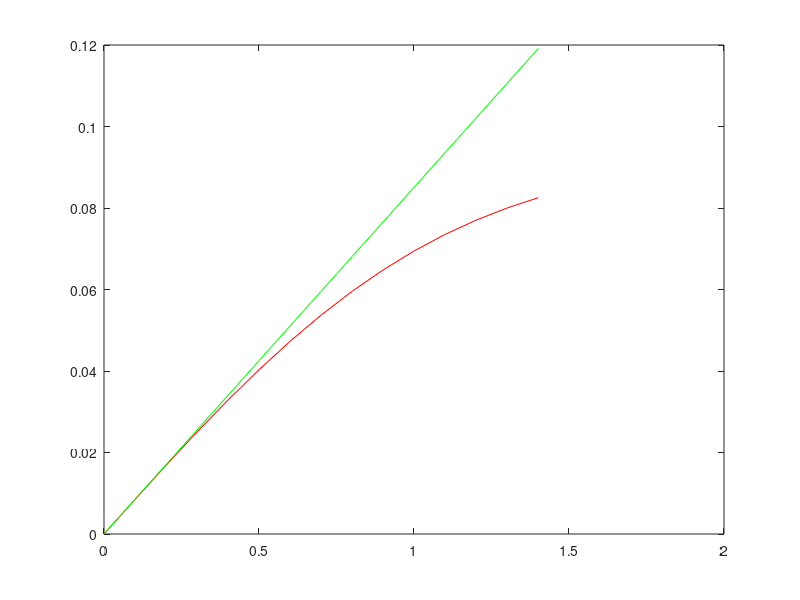

Write the MATLAB code that produced this figure.
clear
clc
close all

%  syms M C D
%  assume(M > 0)
%  assume(C > 0)
% assume(D > 0)


%  C=[0:(10^(-6)):(2*10^(-5))].^2;
%   %C=10^(-5);
%   M=0:(10^(-6)):(4*10^(-4));
%   M=sort([-M,M]);
%   for j=1:numel(C)
%       
%   funk=M.^3-16*pi^2*C(j)*M-C(j);
%   plot(M, funk)
  %loglog(M,funk)
%   hold on
%   end

% %Amax=solve(M.^3-D*C*M-C,M,'MaxDegree',3)
%  %D=(4*pi)^2;
%  p=(C/2 + (- (D^3*C.^3)/27 + C.^2/4).^(1/2)).^(1/3) + (C*D)./(3*(C/2 + (C.^2/4 - (C.^3*D^3)/27).^(1/2)).^(1/3));
% % 
%  %plot(C,p)
% 
%  taylor(p,C) %'Order',5)%,'OrderMode', 'relative')


%%
% B=0:(10^(-7)):10^(-5);
% D=4*pi;
% A =sqrt((9*B.^2 + sqrt(3)*sqrt(27*B.^4 - 4*B.^6*D^6)).^(1/3)/(2^(1/3)*3^(2/3)) + ((2/3)^(1/3)*B.^2*D^2)./(9*B.^2 + sqrt(3)*sqrt(27*B.^4 - 4*B.^6*D^6)).^(1/3));
% Aap=2^(-1/6)*B.^(1/3);
%  plot(B,A,'r',B,Aap,'g')

% %%
%   syms B D
%   %D=4*pi;
%  A =sqrt((9*B^2 + sqrt(3)*sqrt(27*B^4 - 4*B^6*D^6))^(1/3)/(2^(1/3)*3^(2/3)) + ((2/3)^(1/3)*B^2*D^2)/(9*B^2 + sqrt(3)*sqrt(27*B^4 - 4*B^6*D^6))^(1/3));
%  xxx=simplify(series(A,B,0,'Order',1));

%%
r=0.001:0.1:1.5;
AA=[0.0001,0.003,0.006,0.015,0.02176,0.03];
for j=1:numel(AA)
    A=AA(j);
krzywa_org=r*A.*(1+((1-exp(-r.^2/2))./(2*pi*A*r.^2)).^2).^(1/2);
krzywa_aprox=r*sqrt(1+(4*pi*A)^2)/(4*pi);%-r.^3*(16*pi*sqrt(1+(4*pi*A)^2))^(-1);
%krzywa_aprox=r/(4*pi);
plot(r,krzywa_org,'r')
hold on
plot(r,krzywa_aprox,'g')
hold off
pause(1)
end


% syms r A
%  taylor(r*A*(1+((1-exp(-r^2/2))/(2*pi*A*r^2))^2)^(1/2),r,0,'Order',4)